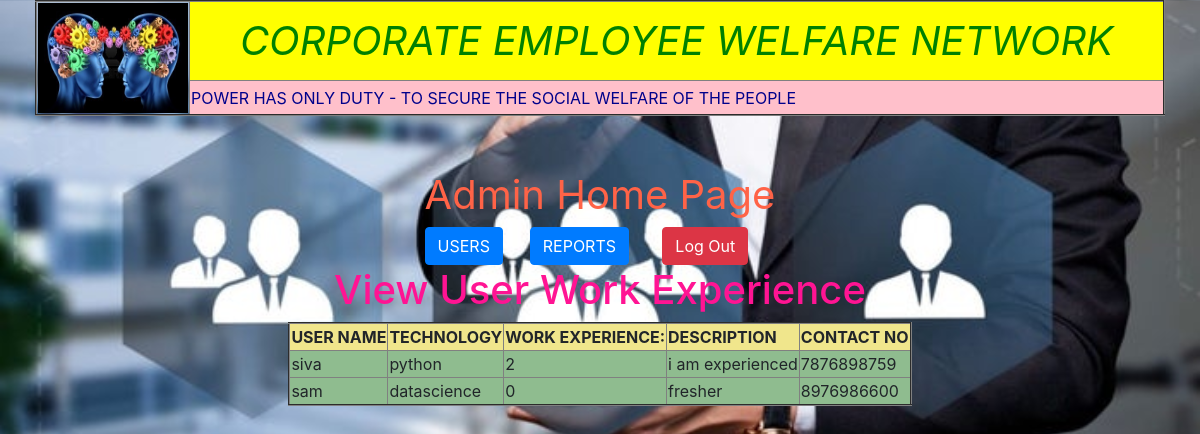
The page /viewworkexperience/ on the database its author committed.
### app_wlfare/models.py (models this page shows)
class WorkexperienceModel(models.Model):
    name=models.CharField(max_length=40)
    technology=models.CharField(max_length=40)
    workexperience=models.IntegerField()
    description=models.CharField(max_length=50)
    contactno=models.IntegerField(unique=True)

### app_wlfare/views.py (the view)
# urls.py: path('viewworkexperience/', views.ViewWorkExperience.as_view(), name='viewworkexperience'),
class ViewWorkExperience(View):
    def get(self,request):
        wm=WorkexperienceModel.objects.all()
        return render(request,"viewworkexp.html",{"wm":wm})

### templates/viewworkexp.html
{% extends "adminhome.html" %}
{% block adminhome %}
    <h1 align="center"style="color:deeppink">View User Work Experience</h1>
    <table align="center"border="2"style="background-color: darkseagreen">
        <tr style="background-color: khaki">
            <th>USER NAME</th>
            <th>TECHNOLOGY</th>
            <th>WORK EXPERIENCE:</th>
            <th>DESCRIPTION</th>
            <th>CONTACT NO</th>
        </tr>
        {% for x in wm %}
            <tr>
            <td>{{ x.name }}</td>
            <td>{{ x.technology }}</td>
            <td>{{ x.workexperience }}</td>
            <td>{{ x.description }}</td>
            <td>{{ x.contactno }}</td>
        </tr>
        {% endfor %}
    </table>
{% endblock %}

### app_wlfare/static/css/comon.css (style rules this page uses)
body { background-image: url("../images/welfare.JPEG"); background-size: 100%; }

### rows shown on the page
WorkexperienceModel: name "siva", technology "python", workexperience "2", description "i am experienced", contactno "7876898759"
WorkexperienceModel: name "sam", technology "datascience", workexperience "0", description "fresher", contactno "8976986600"
